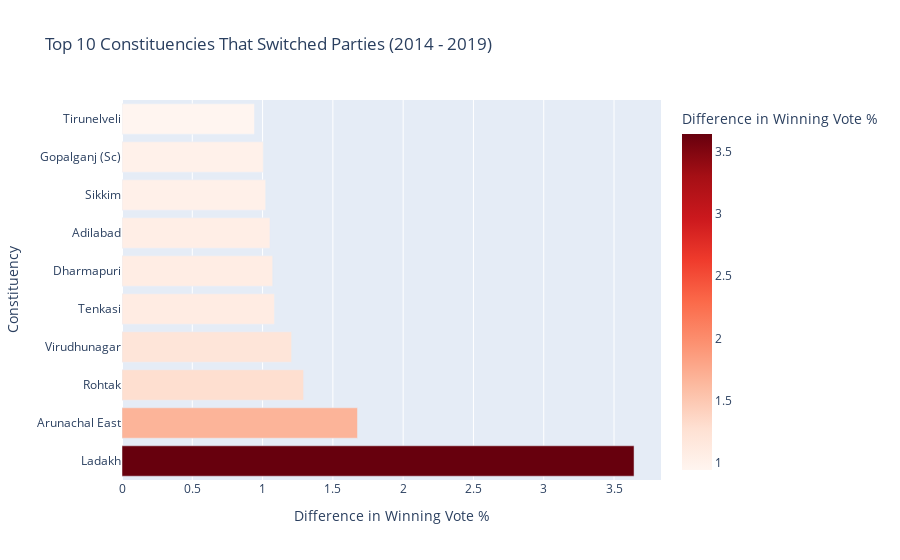

Notebook code for this chart:
### Code cell
top10_diff = diff_party.sort_values(by='vote_pct_diff', ascending=False).head(10)

fig = px.bar(
    top10_diff,
    x='vote_pct_diff',
    y='pc_name',
    orientation='h',
    color='vote_pct_diff',  
    color_continuous_scale='Reds',
    hover_data=['party_2014', 'vote_pct_2014', 'party_2019', 'vote_pct_2019'],
    title='Top 10 Constituencies That Switched Parties (2014 - 2019)',
    labels={'pc_name':'Constituency', 'vote_pct_diff':'Difference in Winning Vote %'}
)

fig.update_layout(yaxis={'categoryorder':'total descending'})
fig.show()

### Figure 1 — Plotly figure (JSON) as saved in the notebook; plotly's stock layout.template omitted (floating-point values rounded to 4 significant figures)
{"data": [{"customdata": [["IND", 99.92, "BJP", 96.27], ["INC", 98.22, "BJP", 96.55], ["INC", 99.97, "BJP", 98.68], ["ADMK", 99.89, "INC", 98.68], ["ADMK", 99.86, "DMK", 98.78], ["PMK", 99.91, "DMK", 98.84], ["TRS", 98.82, "BJP", 99.87], ["SDF", 97.56, "SKM", 96.54], ["BJP", 100.0, "JD(U)", 98.99], ["ADMK", 99.91, "DMK", 98.97]], "hovertemplate": "Difference in Winning Vote %=%{marker.color}<br>Constituency=%{y}<br>party_2014=%{customdata[0]}<br>vote_pct_2014=%{customdata[1]}<br>party_2019=%{customdata[2]}<br>vote_pct_2019=%{customdata[3]}<extra></extra>", "legendgroup": "", "marker": {"color": [3.642, 1.675, 1.292, 1.206, 1.084, 1.072, 1.053, 1.022, 1.005, 0.9424], "coloraxis": "coloraxis", "pattern": {"shape": ""}}, "name": "", "orientation": "h", "showlegend": false, "textposition": "auto", "type": "bar", "x": [3.642, 1.675, 1.292, 1.206, 1.084, 1.072, 1.053, 1.022, 1.005, 0.9424], "xaxis": "x", "y": ["Ladakh", "Arunachal East", "Rohtak", "Virudhunagar", "Tenkasi", "Dharmapuri", "Adilabad", "Sikkim", "Gopalganj (Sc)", "Tirunelveli"], "yaxis": "y"}], "layout": {"barmode": "relative", "coloraxis": {"colorbar": {"title": {"text": "Difference in Winning Vote %"}}, "colorscale": [[0, "rgb(255,245,240)"], [0.125, "rgb(254,224,210)"], [0.25, "rgb(252,187,161)"], [0.375, "rgb(252,146,114)"], [0.5, "rgb(251,106,74)"], [0.625, "rgb(239,59,44)"], [0.75, "rgb(203,24,29)"], [0.875, "rgb(165,15,21)"], [1, "rgb(103,0,13)"]]}, "legend": {"tracegroupgap": 0}, "title": {"text": "Top 10 Constituencies That Switched Parties (2014 - 2019)"}, "xaxis": {"anchor": "y", "domain": [0, 1], "title": {"text": "Difference in Winning Vote %"}}, "yaxis": {"anchor": "x", "categoryorder": "total descending", "domain": [0, 1], "title": {"text": "Constituency"}}}}
